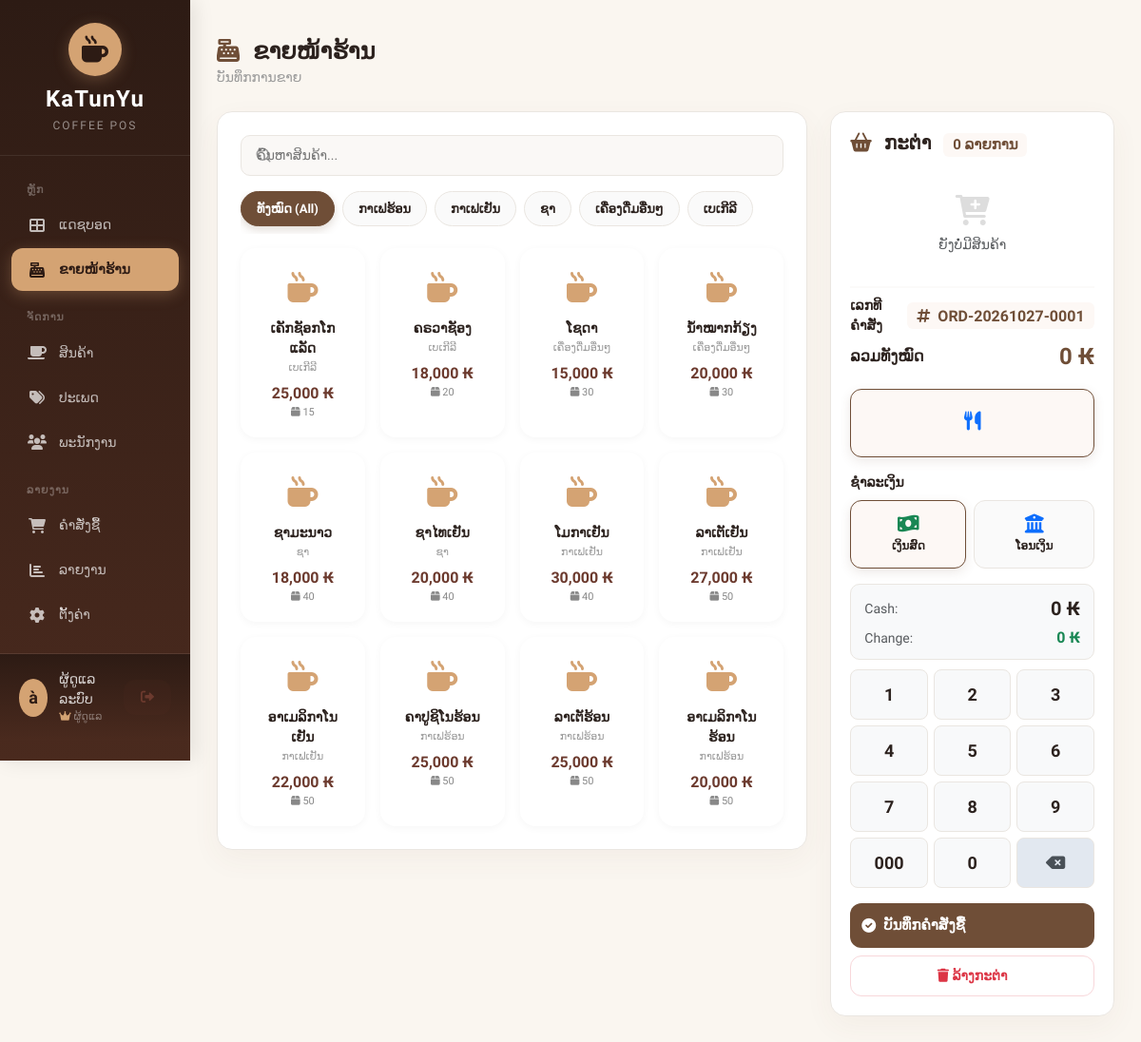
The page /index.php?page=pos (signed in) on the database its author committed.
### tables this page shows
CREATE TABLE categories (
    id          INT UNSIGNED AUTO_INCREMENT PRIMARY KEY,
    name        VARCHAR(100) NOT NULL,
    description TEXT NULL,
    created_at  TIMESTAMP DEFAULT CURRENT_TIMESTAMP
);

CREATE TABLE products (
    id          INT UNSIGNED AUTO_INCREMENT PRIMARY KEY,
    name        VARCHAR(150) NOT NULL,
    category_id INT UNSIGNED NULL,
    price       DECIMAL(10,2) NOT NULL DEFAULT 0,
    cost        DECIMAL(10,2) NOT NULL DEFAULT 0,
    stock       INT NOT NULL DEFAULT 0,
    status      ENUM('available', 'unavailable') NOT NULL DEFAULT 'available',
    created_at  TIMESTAMP DEFAULT CURRENT_TIMESTAMP,
    CONSTRAINT fk_products_category
        FOREIGN KEY (category_id) REFERENCES categories(id)
        ON DELETE SET NULL
);

### pages/pos.php (the view, shortened to what this page needs)
<?php
$categories = $conn->query("SELECT * FROM categories ORDER BY id ASC");
$sql = "
    SELECT p.*, COALESCE(c.name, 'ທົ່ວໄປ') AS category_name
    FROM products p
    LEFT JOIN categories c ON p.category_id = c.id
    WHERE (p.status = 'available' OR p.status = 'active' OR p.status IS NULL OR p.status = '1')
    ORDER BY p.id DESC
";
$products = $conn->query($sql);
$today = date('Ymd');
$next_order_number = "ORD-{$today}-0001";
?>
<div class="row g-4">
    <div class="col-lg-7 col-xl-8">
        <div class="card-glass p-4">
            <div class="mb-3">
                <input type="text" id="searchProduct" class="search-input" placeholder="ຄົ້ນຫາສິນຄ້າ...">
            </div>
            <div class="category-tab-container">
                <button class="category-btn active" data-category="all">ທັງໝົດ (All)</button>
                <?php if ($categories && $categories->num_rows > 0): ?>
                    <?php while ($cat = $categories->fetch_assoc()): ?>
                        <button class="category-btn" data-category="<?= htmlspecialchars($cat['name']) ?>">
                            <?= htmlspecialchars($cat['name']) ?>
                        </button>
                    <?php endwhile; ?>
                <?php endif; ?>
            </div>
            <div class="row product-grid g-3" id="product-list">
                <?php if ($products && $products->num_rows > 0): ?>
                    <?php while ($row = $products->fetch_assoc()): ?>
                    <?php
                        $stock_val = array_key_exists('stock', $row) && $row['stock'] !== null ? (int)$row['stock'] : 9999;
                        $display_stock = array_key_exists('stock', $row) && $row['stock'] !== null ? $row['stock'] : null;
                        $cat_name = $row['category_name'] ?? 'ທົ່ວໄປ';
                        $is_out_of_stock = ($display_stock !== null && $stock_val <= 0);
                    ?>
                    <div class="col-6 col-md-4 col-lg-3 product-item"
                         data-name="<?= strtolower(htmlspecialchars($row['name'] ?? '')) ?>"
                         data-category="<?= htmlspecialchars($cat_name) ?>">
                        <div class="product-card <?= $is_out_of_stock ? 'out-of-stock' : 'add-to-cart' ?>"
                             data-id="<?= $row['id'] ?>"
                             data-name="<?= htmlspecialchars($row['name'] ?? '', ENT_QUOTES) ?>"
                             data-price="<?= $row['price'] ?? 0 ?>"
                             data-stock="<?= $stock_val ?>">
                            <div class="product-icon"><i class="fas fa-mug-hot"></i></div>
                            <div class="product-name"><?= htmlspecialchars($row['name'] ?? 'ບໍ່ມີຊື່') ?></div>
                            <div class="product-category"><?= htmlspecialchars($cat_name) ?></div>
                            <div class="product-price"><?= number_format($row['price'] ?? 0) ?> ₭</div>
                            <?php if ($is_out_of_stock): ?>
                                <div class="text-danger small fw-bold"><i class="fas fa-ban"></i> ໝົດ</div>
                            <?php elseif ($display_stock !== null): ?>
                                <div class="product-stock"><i class="fas fa-box"></i> <?= $display_stock ?></div>
                            <?php endif; ?>
                        </div>
                    </div>
                    <?php endwhile; ?>
                <?php endif; ?>
            </div>
        </div>
    </div>
    <div class="col-lg-5 col-xl-4">
        <div class="cart-container">
            <h5 class="fw-bold mb-3">
                <i class="fas fa-shopping-basket text-coffee me-2"></i> ກະຕ່າ
                <span class="badge bg-coffee-light text-coffee ms-2" id="item-count">0 ລາຍການ</span>
            </h5>
            <div id="cart-items" style="max-height: 220px; overflow-y: auto; min-height: 100px;">
                <div class="text-center text-muted py-4">
                    <i class="fas fa-cart-plus fa-2x mb-2 d-block" style="color: #ddd;"></i>
                    <small>ຍັງບໍ່ມີສິນຄ້າ</small>
                </div>
            </div>
            <hr class="divider my-2">
            <div class="d-flex justify-content-between align-items-center mb-1">
                <span class="fw-bold small">ເລກທີຄຳສັ່ງ</span>
                <span class="badge bg-coffee-light text-coffee fs-6" id="order-number-display">
                    <i class="fas fa-hashtag me-1"></i> <span id="current-order-number"><?= $next_order_number ?></span>
                </span>
            </div>
            <div class="d-flex justify-content-between align-items-center mb-3">
                <span class="fw-bold">ລວມທັງໝົດ</span>
                <span class="fs-4 fw-bold text-coffee" id="total-cart">0 ₭</span>
            </div>
            <form method="POST" id="order-form" action="handlers/save_order.php">
                <div class="mb-3">
                    <div class="d-flex gap-2 justify-content-center">
                        <label class="btn order-type-card flex-fill d-flex flex-column align-items-center justify-content-center" for="type_dinein">
                            <i class="fas fa-utensils text-primary"></i>
                        </label>
                    </div>
                </div>
                <div class="mb-3">
                    <label class="fw-bold mb-2 d-block small">ຊຳລະເງິນ</label>
                    <div class="payment-methods-grid d-flex gap-2 justify-content-center">
                        <label class="btn payment-card flex-fill d-flex flex-column align-items-center justify-content-center" for="pay_cash">
                            <i class="fas fa-money-bill-wave text-success"></i>
                            <span>ເງິນສົດ</span>
                        </label>
                        <label class="btn payment-card flex-fill d-flex flex-column align-items-center justify-content-center" for="pay_transfer">
                            <i class="fas fa-university text-primary"></i>
                            <span>ໂອນເງິນ</span>
                        </label>
                    </div>
                </div>
                <div class="mb-3" id="cash-given-container">
                    <div class="cash-display-box mb-2">
                        <div class="d-flex justify-content-between align-items-center mb-1">
                            <span class="text-muted small">Cash:</span>
                            <span class="fw-bold fs-5" id="display-cash-given">0 ₭</span>
                        </div>
                        <div class="d-flex justify-content-between align-items-center">
                            <span class="text-muted small">Change:</span>
                            <span class="fw-bold fs-6 text-success" id="display-change-amount">0 ₭</span>
                        </div>
                    </div>
                    <div class="numpad-grid">
                        <button type="button" class="btn btn-numpad numkey" data-val="1">1</button>
                        <button type="button" class="btn btn-numpad numkey" data-val="2">2</button>
                        <button type="button" class="btn btn-numpad numkey" data-val="3">3</button>
                        <button type="button" class="btn btn-numpad numkey" data-val="4">4</button>
                        <button type="button" class="btn btn-numpad numkey" data-val="5">5</button>
                        <button type="button" class="btn btn-numpad numkey" data-val="6">6</button>
                        <button type="button" class="btn btn-numpad numkey" data-val="7">7</button>
                        <button type="button" class="btn btn-numpad numkey" data-val="8">8</button>
                        <button type="button" class="btn btn-numpad numkey" data-val="9">9</button>
                        <button type="button" class="btn btn-numpad numkey" data-val="000">000</button>
                        <button type="button" class="btn btn-numpad numkey" data-val="0">0</button>
                        <button type="button" class="btn btn-numpad btn-numpad-backspace" id="num-backspace"><i class="fas fa-backspace"></i></button>
                    </div>
                </div>
                <button type="button" class="btn-pos w-100" id="save-order-btn">
                    <i class="fas fa-check-circle"></i> ບັນທຶກຄຳສັ່ງຊື້
                </button>
                <button type="button" class="btn-pos-outline w-100 mt-2" id="clear-cart-btn">
                    <i class="fas fa-trash"></i> ລ້າງກະຕ່າ
                </button>
            </form>
        </div>
    </div>
</div>

### rows shown on the page
categories: name "ກາເຟຮ້ອນ"
categories: name "ກາເຟເຢັນ"
categories: name "ຊາ"
categories: name "ເຄື່ອງດື່ມອື່ນໆ"
categories: name "ເບເກີລີ"
products: name "ເຄັກຊັອກໂກແລັດ", cat_name "ເບເກີລີ", price "25,000", stock "15"
products: name "ຄຣວາຊັອງ", cat_name "ເບເກີລີ", price "18,000", stock "20"
products: name "ໂຊດາ", cat_name "ເຄື່ອງດື່ມອື່ນໆ", price "15,000", stock "30"
products: name "ນ້ຳໝາກກ້ຽງ", cat_name "ເຄື່ອງດື່ມອື່ນໆ", price "20,000", stock "30"
products: name "ຊາມະນາວ", cat_name "ຊາ", price "18,000", stock "40"
products: name "ຊາໄທເຢັນ", cat_name "ຊາ", price "20,000", stock "40"
products: name "ໂມກາເຢັນ", cat_name "ກາເຟເຢັນ", price "30,000", stock "40"
products: name "ລາເຕັເຢັນ", cat_name "ກາເຟເຢັນ", price "27,000", stock "50"
products: name "ອາເມລິກາໂນເຢັນ", cat_name "ກາເຟເຢັນ", price "22,000", stock "50"
products: name "ຄາປູຊິໂນຮ້ອນ", cat_name "ກາເຟຮ້ອນ", price "25,000", stock "50"
products: name "ລາເຕັຮ້ອນ", cat_name "ກາເຟຮ້ອນ", price "25,000", stock "50"
products: name "ອາເມລິກາໂນຮ້ອນ", cat_name "ກາເຟຮ້ອນ", price "20,000", stock "50"

### other values the page prints
substr($_SESSION['fullname'] ?? 'G', 0, 1) "à"
$_SESSION['fullname'] "ຜູ້ດູແລລະບົບ"
$p['title'] "ຂາຍໜ້າຮ້ານ"
$p['sub'] "ບັນທຶກການຂາຍ"
